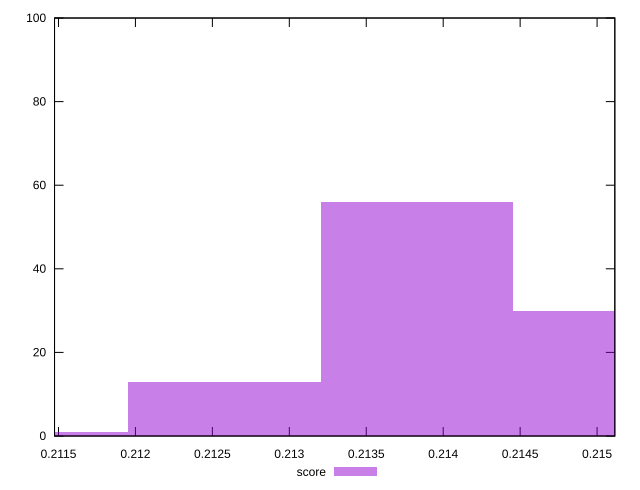

gnuplot code for this plot:
reset

$score <<EOF
0.2125783058381091 13
0.21507922708326332 30
0.21382876646068621 56
0.211327845215532 1
EOF

set key outside below
set boxwidth 0.0012504606225771124
set xrange [0.21147431610455303:0.2151152930655354]
set yrange [0:100]
set trange [0:100]
set style fill transparent solid 0.5 noborder
set terminal svg size 640, 490 enhanced background rgb 'white'
set output "reprap/interactive/samples/pages+cached+nointeractive/score/histogram.svg"

plot $score title "score" with boxes

reset
